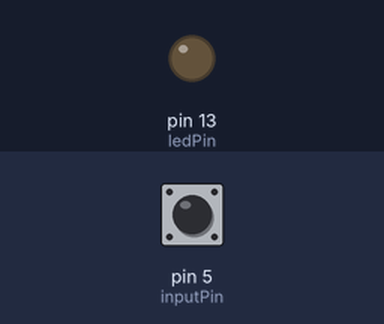
Bench run of a sketch on a simulated Arduino Uno, built with avr-gcc and run on an emulated ATmega328P. Shown: output pins drawn as LEDs (lit = HIGH). The inputs (shaded band) are chosen by the test bench; at power-on: pin 5 (inputPin) HIGH.

Above: at 1.2 s.
1.3 s: pin 5 (inputPin) pulled LOW for 0.15 s
At 1.37 s:
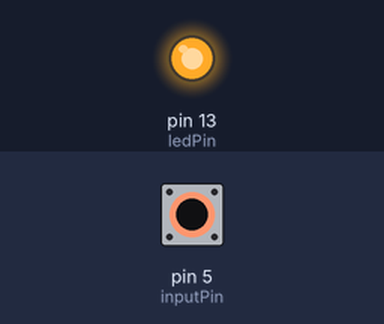
2.9 s: pin 5 (inputPin) pulled LOW for 3.2 s
At 6.6 s:
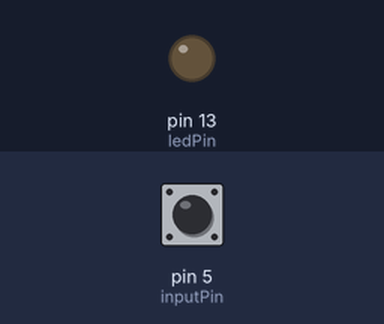
Timing chart, 0 to 8.1 s (numbered marks = the images above; inputs shaded):
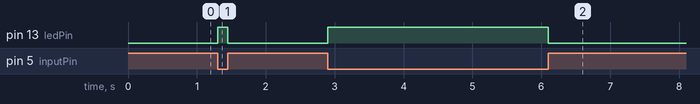

Measured:
- after the input at 1.3 s, pin 13 (ledPin): LOW → HIGH at once, → LOW 0.15 s later
- after the input at 2.9 s, pin 13 (ledPin): LOW → HIGH at once, → LOW 3.2 s later

The sketch:

sketch_06_04.pde
```cpp
//sketch 06-04

int inputPin = 5;
int ledPin = 13;

void setup()
{
  pinMode(ledPin, OUTPUT);
  pinMode(inputPin, INPUT);
  digitalWrite(inputPin, HIGH);
}

void loop()
{
  int switchOpen = digitalRead(inputPin);
  digitalWrite(ledPin, ! switchOpen);
}
```
